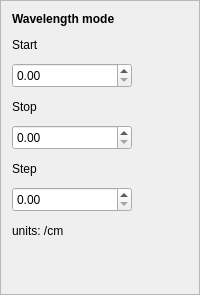
                <widget class="QFrame" name="frame_6">
                 <property name="sizePolicy">
                  <sizepolicy hsizetype="Minimum" vsizetype="Minimum">
                   <horstretch>0</horstretch>
                   <verstretch>0</verstretch>
                  </sizepolicy>
                 </property>
                 <property name="minimumSize">
                  <size>
                   <width>150</width>
                   <height>0</height>
                  </size>
                 </property>
                 <property name="maximumSize">
                  <size>
                   <width>200</width>
                   <height>16777215</height>
                  </size>
                 </property>
                 <property name="frameShape">
                  <enum>QFrame::StyledPanel</enum>
                 </property>
                 <property name="frameShadow">
                  <enum>QFrame::Sunken</enum>
                 </property>
                 <layout class="QHBoxLayout" name="horizontalLayout_18">
                  <item>
                   <layout class="QVBoxLayout" name="verticalLayout_43">
                    <item>
                     <widget class="QLabel" name="label_5">
                      <property name="font">
                       <font>
                        <weight>75</weight>
                        <bold>true</bold>
                       </font>
                      </property>
                      <property name="text">
                       <string>Wavelength mode</string>
                      </property>
                     </widget>
                    </item>
                    <item>
                     <widget class="QLabel" name="label_47">
                      <property name="sizePolicy">
                       <sizepolicy hsizetype="Minimum" vsizetype="Minimum">
                        <horstretch>0</horstretch>
                        <verstretch>0</verstretch>
                       </sizepolicy>
                      </property>
                      <property name="minimumSize">
                       <size>
                        <width>100</width>
                        <height>25</height>
                       </size>
                      </property>
                      <property name="maximumSize">
                       <size>
                        <width>200</width>
                        <height>30</height>
                       </size>
                      </property>
                      <property name="text">
                       <string>Start</string>
                      </property>
                     </widget>
                    </item>
                    <item>
                     <widget class="QDoubleSpinBox" name="ScanStartBoxLaser">
                      <property name="sizePolicy">
                       <sizepolicy hsizetype="Minimum" vsizetype="Minimum">
                        <horstretch>0</horstretch>
                        <verstretch>0</verstretch>
                       </sizepolicy>
                      </property>
                      <property name="minimumSize">
                       <size>
                        <width>70</width>
                        <height>25</height>
                       </size>
                      </property>
                      <property name="maximumSize">
                       <size>
                        <width>120</width>
                        <height>30</height>
                       </size>
                      </property>
                      <property name="maximum">
                       <double>10000000.000000000000000</double>
                      </property>
                     </widget>
                    </item>
                    <item>
                     <widget class="QLabel" name="label_48">
                      <property name="sizePolicy">
                       <sizepolicy hsizetype="Minimum" vsizetype="Minimum">
                        <horstretch>0</horstretch>
                        <verstretch>0</verstretch>
                       </sizepolicy>
                      </property>
                      <property name="minimumSize">
                       <size>
                        <width>100</width>
                        <height>25</height>
                       </size>
                      </property>
                      <property name="maximumSize">
                       <size>
                        <width>200</width>
                        <height>30</height>
                       </size>
                      </property>
                      <property name="text">
                       <string>Stop</string>
                      </property>
                     </widget>
                    </item>
                    <item>
                     <widget class="QDoubleSpinBox" name="ScanStopBoxLaser">
                      <property name="sizePolicy">
                       <sizepolicy hsizetype="Minimum" vsizetype="Minimum">
                        <horstretch>0</horstretch>
                        <verstretch>0</verstretch>
                       </sizepolicy>
                      </property>
                      <property name="minimumSize">
                       <size>
                        <width>70</width>
                        <height>25</height>
                       </size>
                      </property>
                      <property name="maximumSize">
                       <size>
                        <width>120</width>
                        <height>30</height>
                       </size>
                      </property>
                      <property name="maximum">
                       <double>10000000.000000000000000</double>
                      </property>
                     </widget>
                    </item>
                    <item>
                     <widget class="QLabel" name="label_49">
                      <property name="sizePolicy">
                       <sizepolicy hsizetype="Minimum" vsizetype="Minimum">
                        <horstretch>100</horstretch>
                        <verstretch>30</verstretch>
                       </sizepolicy>
                      </property>
                      <property name="minimumSize">
                       <size>
                        <width>100</width>
                        <height>25</height>
                       </size>
                      </property>
                      <property name="maximumSize">
                       <size>
                        <width>200</width>
                        <height>30</height>
                       </size>
                      </property>
                      <property name="text">
                       <string>Step</string>
                      </property>
                     </widget>
                    </item>
                    <item>
                     <widget class="QDoubleSpinBox" name="ScanStepBoxLaser">
                      <property name="sizePolicy">
                       <sizepolicy hsizetype="Minimum" vsizetype="Minimum">
                        <horstretch>0</horstretch>
                        <verstretch>0</verstretch>
                       </sizepolicy>
                      </property>
                      <property name="minimumSize">
                       <size>
                        <width>70</width>
                        <height>25</height>
                       </size>
                      </property>
                      <property name="maximumSize">
                       <size>
                        <width>120</width>
                        <height>30</height>
                       </size>
                      </property>
                      <property name="maximum">
                       <double>10000000.000000000000000</double>
                      </property>
                     </widget>
                    </item>
                    <item>
                     <widget class="QLabel" name="label_50">
                      <property name="sizePolicy">
                       <sizepolicy hsizetype="Minimum" vsizetype="Minimum">
                        <horstretch>0</horstretch>
                        <verstretch>0</verstretch>
                       </sizepolicy>
                      </property>
                      <property name="minimumSize">
                       <size>
                        <width>0</width>
                        <height>25</height>
                       </size>
                      </property>
                      <property name="maximumSize">
                       <size>
                        <width>16777215</width>
                        <height>30</height>
                       </size>
                      </property>
                      <property name="text">
                       <string>units: /cm</string>
                      </property>
                     </widget>
                    </item>
                    <item>
                     <spacer name="verticalSpacer_2">
                      <property name="orientation">
                       <enum>Qt::Vertical</enum>
                      </property>
                      <property name="sizeHint" stdset="0">
                       <size>
                        <width>20</width>
                        <height>40</height>
                       </size>
                      </property>
                     </spacer>
                    </item>
                   </layout>
                  </item>
                 </layout>
                </widget>
